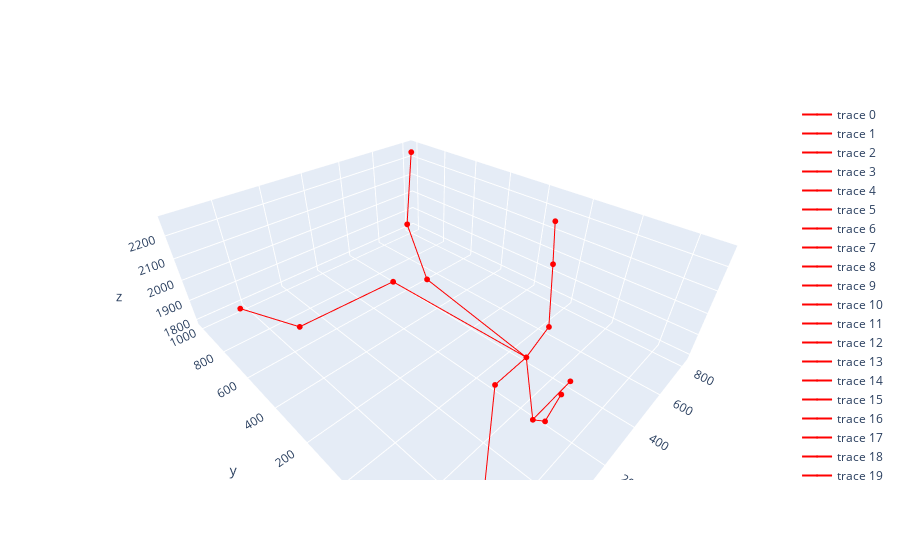

The notebook cell saved with this chart:
### Code cell
roll  = np.deg2rad(0) # actually, pitch
pitch = np.deg2rad(0) # actually, yaw
yaw   = np.deg2rad(0) # actually, roll
distance = 2000

R = np.matmul(
    rpy2rm(np.deg2rad(-90), np.deg2rad(-90), np.rad2deg(-90)),
    rpy2rm(roll, pitch, yaw)
)

translation = np.matmul(
    R,
    np.array([0, 0, distance]).reshape(-1, 1)
).reshape(-1, 1)

extrinsic = np.vstack([
    np.hstack([
        np.linalg.inv(R) ,
        np.array([0, 0, distance]).reshape(-1, 1)
    ]),
    np.array([0, 0, 0, 1])
])

f = 2
cx = 10
cy = 10
intrinsic = np.array([
    [f, 0, cx],
    [0, f, cy],
    [0, 0, 1]
])


IDX = -2
base_R = rpy2rm(np.deg2rad(-90), 0, 0)




landmark = OpenPoseLandmark.azurkinect2openpose(pose_data_list[IDX])





landmark_2d = landmark.copy() * 100
landmark_2d = landmark_2d - landmark_2d.min(axis=0) + np.array([10, 10, 0])


bbox_size = 500
scale_factor = bbox_size / landmark_2d.max()
landmark_2d *= scale_factor
landmark_2d = landmark_2d.astype(int)[:, :2]

img_size = (512, 512)

img = np.zeros([*img_size, 3], dtype=np.uint8)

print(landmark_2d)

img = OpenPoseLandmark.draw_bodypose(img, landmark_2d)
plt.imshow(img)
plt.show()


plot3d(
    landmark,
    OpenPoseLandmark.CONN_PATH_LIST
)

rot_z_R = rpy2rm(0, 0, np.deg2rad(180))
rot_zy_R = rpy2rm(0, np.deg2rad(90), np.deg2rad(180))
rot_y_R = rpy2rm(0, np.deg2rad(90), 0)
rot_x_R = rpy2rm(np.deg2rad(90), 0, 0)
'''
plot3d(
    (rot_y_R @ landmark.T).T, OpenPoseLandmark.CONN_PATH_LIST
)

plot3d(
    (rot_zy_R @ landmark.T).T, OpenPoseLandmark.CONN_PATH_LIST
)

plot3d(
    (rot_y_R @ rot_z_R @ landmark.T).T, OpenPoseLandmark.CONN_PATH_LIST
)
'''

### Figure 1 — Plotly figure (JSON) as saved in the notebook; plotly's stock layout.template omitted (floating-point values rounded to 4 significant figures)
{"data": [{"line": {"color": "red"}, "marker": {"color": "red", "size": 2}, "mode": "lines+markers+text", "type": "scatter3d", "x": [161.2, 148.5], "y": [-345.3, -319.7], "z": [1990.0, 1856.0]}, {"line": {"color": "red"}, "marker": {"color": "red", "size": 2}, "mode": "lines+markers+text", "type": "scatter3d", "x": [148.5, 151.3], "y": [-319.7, -276.8], "z": [1856.0, 1824.0]}, {"line": {"color": "red"}, "marker": {"color": "red", "size": 2}, "mode": "lines+markers+text", "type": "scatter3d", "x": [151.3, 306.7], "y": [-276.8, -304.5], "z": [1824.0, 1906.0]}, {"line": {"color": "red"}, "marker": {"color": "red", "size": 2}, "mode": "lines+markers+text", "type": "scatter3d", "x": [306.7, 306.7], "y": [-304.5, -304.5], "z": [1906.0, 1906.0]}, {"line": {"color": "red"}, "marker": {"color": "red", "size": 2}, "mode": "lines+markers+text", "type": "scatter3d", "x": [306.7, 306.7], "y": [-304.5, -304.5], "z": [1906.0, 1906.0]}, {"line": {"color": "red"}, "marker": {"color": "red", "size": 2}, "mode": "lines+markers+text", "type": "scatter3d", "x": [306.7, 151.3], "y": [-304.5, -276.8], "z": [1906.0, 1824.0]}, {"line": {"color": "red"}, "marker": {"color": "red", "size": 2}, "mode": "lines+markers+text", "type": "scatter3d", "x": [151.3, 219.4], "y": [-276.8, -179.2], "z": [1824.0, 1989.0]}, {"line": {"color": "red"}, "marker": {"color": "red", "size": 2}, "mode": "lines+markers+text", "type": "scatter3d", "x": [219.4, 48.92], "y": [-179.2, -185.6], "z": [1989.0, 1994.0]}, {"line": {"color": "red"}, "marker": {"color": "red", "size": 2}, "mode": "lines+markers+text", "type": "scatter3d", "x": [48.92, -175.2], "y": [-185.6, -339.6], "z": [1994.0, 1885.0]}, {"line": {"color": "red"}, "marker": {"color": "red", "size": 2}, "mode": "lines+markers+text", "type": "scatter3d", "x": [-175.2, -361.5], "y": [-339.6, -468.3], "z": [1885.0, 1793.0]}, {"line": {"color": "red"}, "marker": {"color": "red", "size": 2}, "mode": "lines+markers+text", "type": "scatter3d", "x": [-361.5, -175.2], "y": [-468.3, -339.6], "z": [1793.0, 1885.0]}, {"line": {"color": "red"}, "marker": {"color": "red", "size": 2}, "mode": "lines+markers+text", "type": "scatter3d", "x": [-175.2, 48.92], "y": [-339.6, -185.6], "z": [1885.0, 1994.0]}, {"line": {"color": "red"}, "marker": {"color": "red", "size": 2}, "mode": "lines+markers+text", "type": "scatter3d", "x": [48.92, 219.4], "y": [-185.6, -179.2], "z": [1994.0, 1989.0]}, {"line": {"color": "red"}, "marker": {"color": "red", "size": 2}, "mode": "lines+markers+text", "type": "scatter3d", "x": [219.4, 398.0], "y": [-179.2, -147.2], "z": [1989.0, 1992.0]}, {"line": {"color": "red"}, "marker": {"color": "red", "size": 2}, "mode": "lines+markers+text", "type": "scatter3d", "x": [398.0, 627.3], "y": [-147.2, 0.1529], "z": [1992.0, 2084.0]}, {"line": {"color": "red"}, "marker": {"color": "red", "size": 2}, "mode": "lines+markers+text", "type": "scatter3d", "x": [627.3, 820.8], "y": [0.1529, 126.3], "z": [2084.0, 2154.0]}, {"line": {"color": "red"}, "marker": {"color": "red", "size": 2}, "mode": "lines+markers+text", "type": "scatter3d", "x": [820.8, 627.3], "y": [126.3, 0.1529], "z": [2154.0, 2084.0]}, {"line": {"color": "red"}, "marker": {"color": "red", "size": 2}, "mode": "lines+markers+text", "type": "scatter3d", "x": [627.3, 398.0], "y": [0.1529, -147.2], "z": [2084.0, 1992.0]}, {"line": {"color": "red"}, "marker": {"color": "red", "size": 2}, "mode": "lines+markers+text", "type": "scatter3d", "x": [398.0, 219.4], "y": [-147.2, -179.2], "z": [1992.0, 1989.0]}, {"line": {"color": "red"}, "marker": {"color": "red", "size": 2}, "mode": "lines+markers+text", "type": "scatter3d", "x": [219.4, 141.1], "y": [-179.2, 381.5], "z": [1989.0, 2053.0]}, {"line": {"color": "red"}, "marker": {"color": "red", "size": 2}, "mode": "lines+markers+text", "type": "scatter3d", "x": [141.1, -153.9], "y": [381.5, 611.5], "z": [2053.0, 1870.0]}, {"line": {"color": "red"}, "marker": {"color": "red", "size": 2}, "mode": "lines+markers+text", "type": "scatter3d", "x": [-153.9, -229.1], "y": [611.5, 998.7], "z": [1870.0, 1791.0]}, {"line": {"color": "red"}, "marker": {"color": "red", "size": 2}, "mode": "lines+markers+text", "type": "scatter3d", "x": [-229.1, -153.9], "y": [998.7, 611.5], "z": [1791.0, 1870.0]}, {"line": {"color": "red"}, "marker": {"color": "red", "size": 2}, "mode": "lines+markers+text", "type": "scatter3d", "x": [-153.9, 141.1], "y": [611.5, 381.5], "z": [1870.0, 2053.0]}, {"line": {"color": "red"}, "marker": {"color": "red", "size": 2}, "mode": "lines+markers+text", "type": "scatter3d", "x": [141.1, 219.4], "y": [381.5, -179.2], "z": [2053.0, 1989.0]}, {"line": {"color": "red"}, "marker": {"color": "red", "size": 2}, "mode": "lines+markers+text", "type": "scatter3d", "x": [219.4, 309.4], "y": [-179.2, 370.8], "z": [1989.0, 1988.0]}, {"line": {"color": "red"}, "marker": {"color": "red", "size": 2}, "mode": "lines+markers+text", "type": "scatter3d", "x": [309.4, 526.1], "y": [370.8, 724.2], "z": [1988.0, 2030.0]}, {"line": {"color": "red"}, "marker": {"color": "red", "size": 2}, "mode": "lines+markers+text", "type": "scatter3d", "x": [526.1, 762.2], "y": [724.2, 941.1], "z": [2030.0, 2266.0]}], "layout": {"scene": {"camera": {"eye": {"x": -1, "y": -1, "z": 1}}}}}
